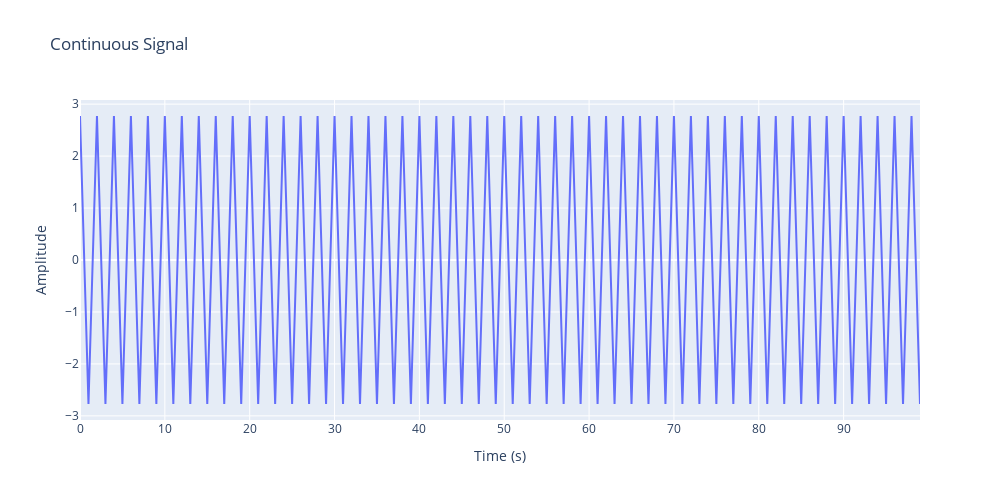

The code cell stored with this chart in its notebook:
### Code cell
import plotly.graph_objects as go
import numpy as np

# Assuming l is time and sine_wave is the signal
# Continuous Signal
fig_cont = go.Figure()

# Add a continuous line for the signal
fig_cont.add_trace(
    go.Scatter(x=l[:100], y=sine_wave[:100], mode="lines", name="Continuous Signal")
)

# Set titles and labels
fig_cont.update_layout(
    title="Continuous Signal",
    xaxis_title="Time (s)",
    yaxis_title="Amplitude",
    width=1000,
    height=500,
)

# Show the interactive plot
fig_cont.show()  # For notebooks
# st.plotly_chart(fig_cont)  # For Streamlit

### Figure 1 — Plotly figure (JSON) as saved in the notebook; plotly's stock layout.template omitted (floating-point values rounded to 4 significant figures)
{"data": [{"mode": "lines", "name": "Continuous Signal", "type": "scatter", "x": [0, 1, 2, 3, 4, 5, 6, 7, 8, 9, 10, 11, 12, 13, 14, 15, 16, 17, 18, 19, 20, 21, 22, 23, 24, 25, 26, 27, 28, 29, 30, 31, 32, 33, 34, 35, 36, 37, 38, 39, 40, 41, 42, 43, 44, 45, 46, 47, 48, 49, 50, 51, 52, 53, 54, 55, 56, 57, 58, 59, 60, 61, 62, 63, 64, 65, 66, 67, 68, 69, 70, 71, 72, 73, 74, 75, 76, 77, 78, 79, 80, 81, 82, 83, 84, 85, 86, 87, 88, 89, 90, 91, 92, 93, 94, 95, 96, 97, 98, 99], "y": [2.772, -2.772, 2.772, -2.772, 2.772, -2.772, 2.772, -2.772, 2.772, -2.772, 2.772, -2.772, 2.772, -2.772, 2.772, -2.772, 2.772, -2.772, 2.772, -2.772, 2.772, -2.772, 2.772, -2.772, 2.772, -2.772, 2.772, -2.772, 2.772, -2.772, 2.772, -2.772, 2.772, -2.772, 2.772, -2.772, 2.772, -2.772, 2.772, -2.772, 2.772, -2.772, 2.772, -2.772, 2.772, -2.772, 2.772, -2.772, 2.772, -2.772, 2.772, -2.772, 2.772, -2.772, 2.772, -2.772, 2.772, -2.772, 2.772, -2.772, 2.772, -2.772, 2.772, -2.772, 2.772, -2.772, 2.772, -2.772, 2.772, -2.772, 2.772, -2.772, 2.772, -2.772, 2.772, -2.772, 2.772, -2.772, 2.772, -2.772, 2.772, -2.772, 2.772, -2.772, 2.772, -2.772, 2.772, -2.772, 2.772, -2.772, 2.772, -2.772, 2.772, -2.772, 2.772, -2.772, 2.772, -2.772, 2.772, -2.772]}], "layout": {"height": 500, "title": {"text": "Continuous Signal"}, "width": 1000, "xaxis": {"title": {"text": "Time (s)"}}, "yaxis": {"title": {"text": "Amplitude"}}}}
